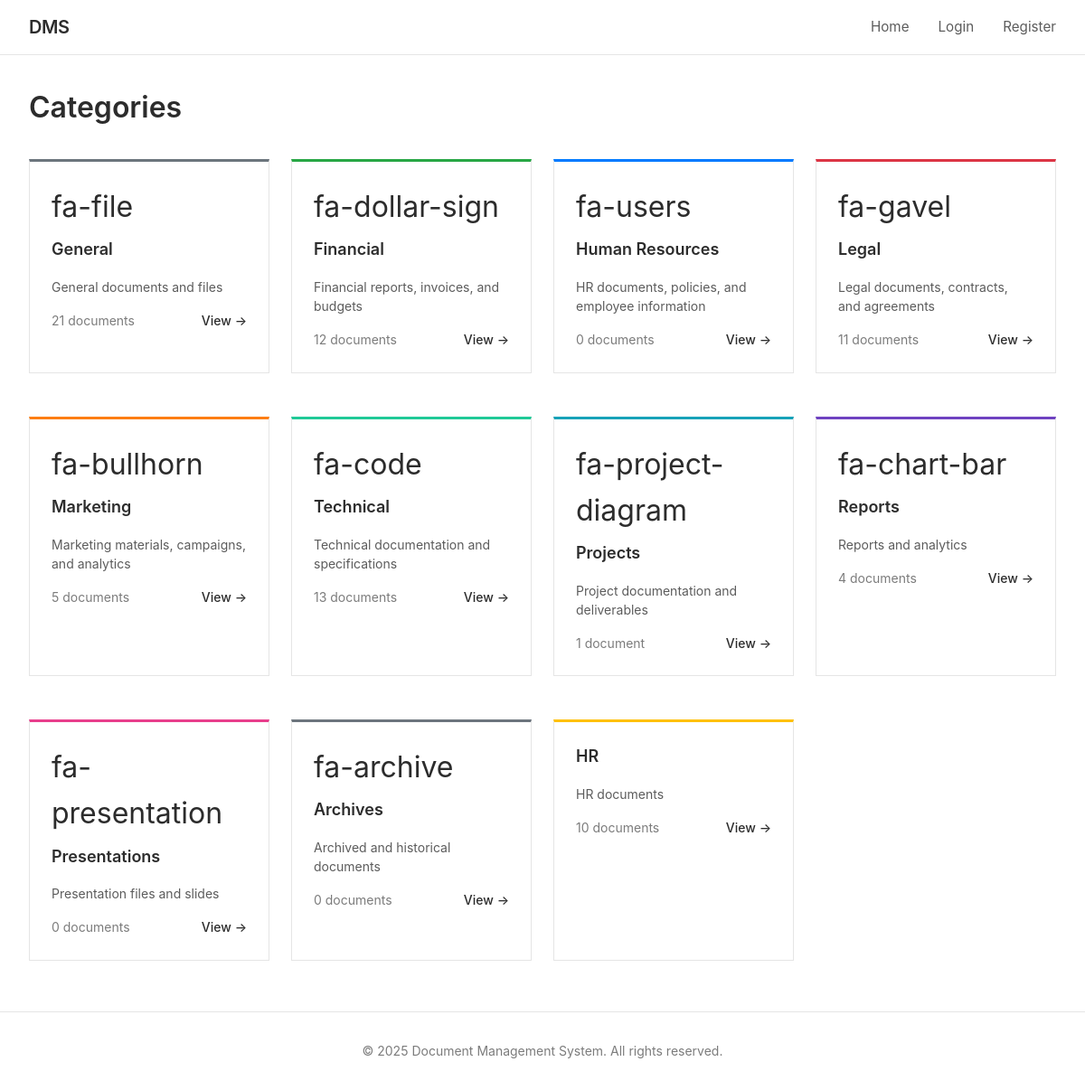
Page /categories/ on the committed database.
### documents/models.py (models this page shows, shortened)
class Category(models.Model):
    name = models.CharField(max_length=100, unique=True)
    description = models.TextField(blank=True)
    color = models.CharField(max_length=7, default='#007bff', help_text="Hex color code")
    icon = models.CharField(max_length=50, blank=True, help_text="Icon class name")
    parent = models.ForeignKey('self', on_delete=models.CASCADE, null=True, blank=True, related_name='subcategories')
    created_at = models.DateTimeField(auto_now_add=True)
    created_by = models.ForeignKey(User, on_delete=models.SET_NULL, null=True, related_name='created_categories')
    class Meta:
        verbose_name_plural = "Categories"
        ordering = ['name']

### documents/views.py (the view)
# urls.py: path('categories/', views.category_list_view, name='category_list'),
def category_list_view(request):
    categories = Category.objects.annotate(
        doc_count=Count('documents', filter=Q(documents__is_deleted=False))
    )
    return render(request, 'documents/category_list.html', {'categories': categories})

### documents/context_processors.py (called while the page is built)
def unread_notifications(request):
    if request.user.is_authenticated:
        count = Notification.objects.filter(recipient=request.user, is_read=False).count()
        return {'unread_notifications_count': count}
    return {'unread_notifications_count': 0}

### documents/templates/documents/category_list.html (shortened to what this page needs)
{% extends 'documents/base.html' %}
{% block content %}
<div style="display: flex; justify-content: space-between; align-items: center; margin-bottom: 2rem;">
    <h1 style="font-size: 2rem; font-weight: 600; color: #2c2c2c;">
        Categories
    </h1>
</div>
{% if categories %}
    <div class="grid grid-4">
        {% for category in categories %}
            <div class="card" style="{% if category.color %}border-top: 3px solid {{ category.color }};{% endif %}">
                <div style="margin-bottom: 1rem;">
                    {% if category.icon %}
                        <span style="font-size: 2rem; display: block; margin-bottom: 0.5rem;">
                            {{ category.icon }}
                        </span>
                    {% endif %}
                    <h3 style="font-size: 1.125rem; font-weight: 600; color: #2c2c2c; margin-bottom: 0.5rem;">
                        {{ category.name }}
                    </h3>
                </div>
                {% if category.description %}
                    <p style="font-size: 0.875rem; color: #5c5c5c; margin-bottom: 1rem; line-height: 1.5;">
                        {{ category.description|truncatewords:15 }}
                    </p>
                {% endif %}
                <div style="display: flex; justify-content: space-between; align-items: center;">
                    <span style="font-size: 0.875rem; color: #7c7c7c;">
                        {{ category.doc_count }} document{{ category.doc_count|pluralize }}
                    </span>
                    <a href="{% url 'document_list' %}?category={{ category.id }}" style="color: #2c2c2c; text-decoration: none; font-size: 0.875rem; font-weight: 500;">
                        View →
                    </a>
                </div>
            </div>
        {% endfor %}
    </div>
{% endif %}
{% endblock %}

### documents/templates/documents/base.html (style rules this page uses)
* { margin: 0; padding: 0; box-sizing: border-box; }
body { font-family: -apple-system, BlinkMacSystemFont, 'Segoe UI', Arial, sans-serif; background: #ffffff; color: #2c2c2c; line-height: 1.6; min-height: 100vh; display: flex; flex-direction: column; }
.card { background: #ffffff; border: 1px solid #e5e5e5; padding: 1.5rem; margin-bottom: 1.5rem; }
.grid { display: grid; gap: 1.5rem; }
.grid-4 { grid-template-columns: repeat(4, 1fr); }

### rows in the picture
Category: icon "fa-file", name "General", description "General documents and files", doc_count "21"
Category: icon "fa-dollar-sign", name "Financial", description "Financial reports, invoices, and budgets", doc_count "12"
Category: icon "fa-users", name "Human Resources", description "HR documents, policies, and employee information", doc_count "0"
Category: icon "fa-gavel", name "Legal", description "Legal documents, contracts, and agreements", doc_count "11"
Category: icon "fa-bullhorn", name "Marketing", description "Marketing materials, campaigns, and analytics", doc_count "5"
Category: icon "fa-code", name "Technical", description "Technical documentation and specifications", doc_count "13"
Category: icon "fa-project-diagram", name "Projects", description "Project documentation and deliverables", doc_count "1"
Category: icon "fa-chart-bar", name "Reports", description "Reports and analytics", doc_count "4"
Category: icon "fa-presentation", name "Presentations", description "Presentation files and slides", doc_count "0"
Category: icon "fa-archive", name "Archives", description "Archived and historical documents", doc_count "0"
Category: name "HR", description "HR documents", doc_count "10"
